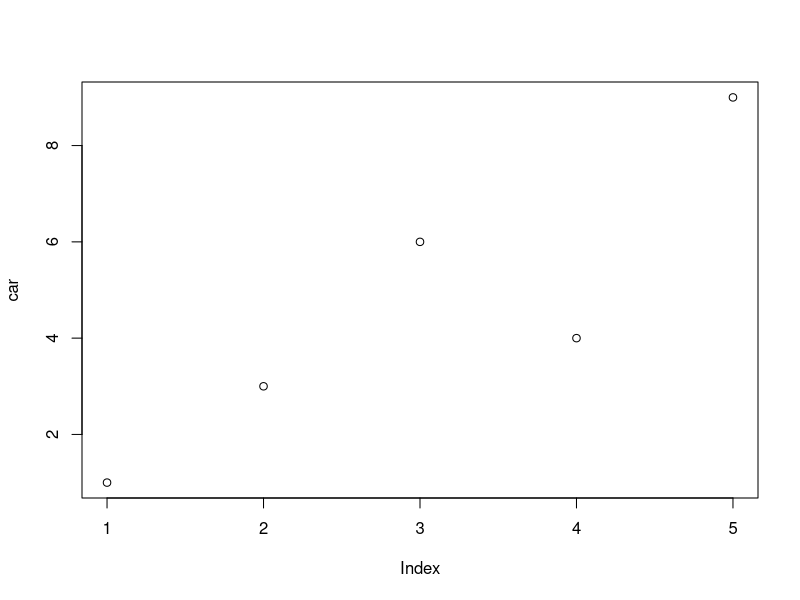
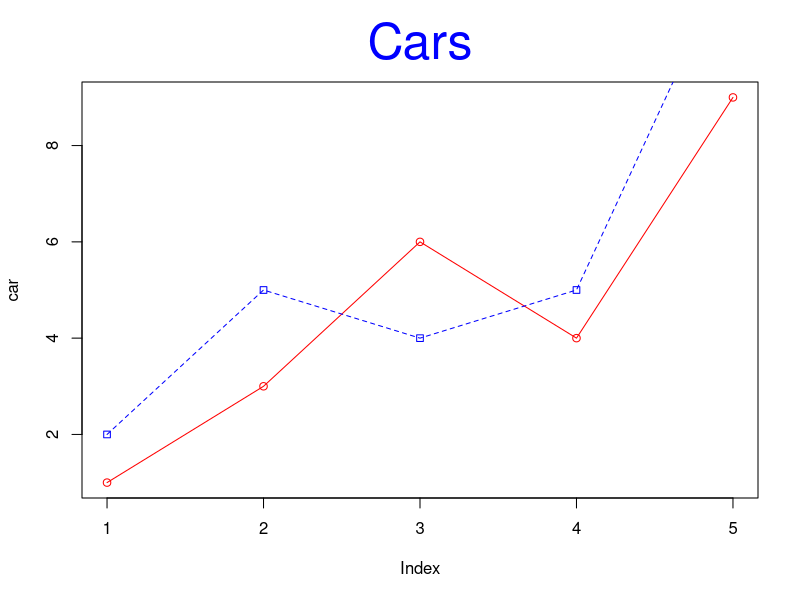

R code for these plots, in order: (Note: this script raises an error after producing the figures.)
car=c(1,3,6,4,9)
plot(car)

plot(car,type='o',col="red")
title(main = "Cars",col.main="blue",font.main=8,cex.main=3) #cex.main give font size

truck=c(2,5,4,5,12,15)
lines(truck,pch=22,lty=2,type = "o",col="blue") #line will work on previous graph only

#plot(car,type='o',col="red",ylim=c(1,14))
plot(car,type='o',col="red",ylim=y_range,axes=FALSE,ann=FALSE)
truck=c(2,5,4,5,12,15)
lines(truck,pch=22,lty=2,type = "o",col="blue") #line will work on previous graph only

y_range=range(0,car,truck)

axis(1,at=c(1:5),lab=c("Mon","Tue","Wed","Thu","Fri"))# 1 means x-axis 2 means y-axis
 axis(2,las=1,at=4*0:y_range[2])
 
 box()
 title(main="Cars",col.main="red",font.main=8,cex.main=3)
title(xlab="Days",col.lab="green") 
title(ylab="Total",col.lab=rgb(0,0.5,0))
